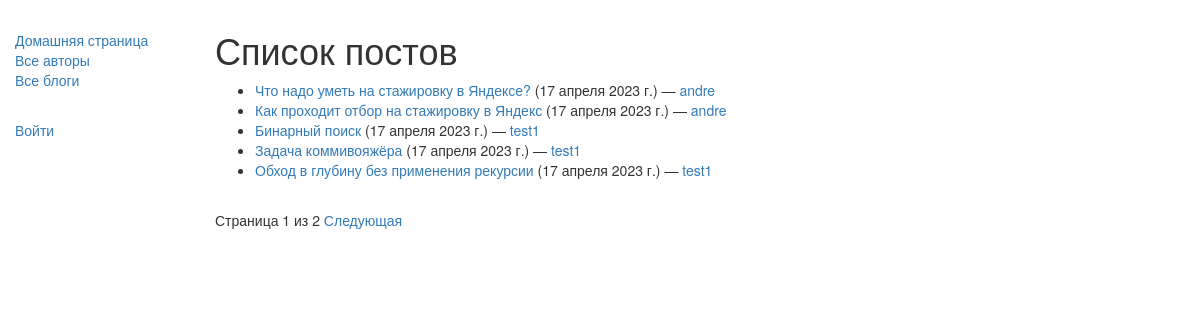
/blog/blogs/, run on the app's committed database.
### blog/models.py (models this page shows, shortened)
class Post(models.Model):
    title = models.CharField(max_length=70, verbose_name='Заголовок')
    author = models.ForeignKey(User, on_delete=models.SET_NULL, null=True)
    description = models.TextField(max_length=2000, help_text='Введите текст поста', verbose_name='Содержание')
    date_of_post = models.DateField(auto_now_add=True)
    class Meta:
        ordering = ['date_of_post', 'title']
        verbose_name = 'Публикация'
    def get_absolute_url(self):
        return reverse('post-detail', args=[str(self.id)])

### blog/views.py (the view)
# urls.py: path('blogs/', views.PostListView.as_view(), name='blogs'),
class PostListView(generic.ListView):
    model = Post
    paginate_by = 5
    def get_queryset(self):
        return Post.objects.order_by('-date_of_post').all()

### blog/models.py (called while the page is built)
    def get_absolute_url(self):
        return reverse('author-detail', args=[str(self.user.id)])

### blog/templates/blog/post_list.html
{% extends "base_generic.html" %}
{% block content %}
    <h1>Список постов</h1>
    {% if post_list %}
    <ul>
      {% for post in post_list %}
      <li>
        <a href="{{ post.get_absolute_url }}">{{ post.title }}</a> ({{ post.date_of_post }}) — <a href="{{ post.author.author.get_absolute_url }}">{{ post.author }}</a>
      </li>
      {% endfor %}
    </ul>
    {% else %}
      <p>Постов нет.</p>
    {% endif %}
{% endblock %}

### blog/templates/base_generic.html (shortened to what this page needs)
<!DOCTYPE html>
<html lang="en">
<head>
  <link rel="stylesheet" href="https://maxcdn.bootstrapcdn.com/bootstrap/3.3.7/css/bootstrap.min.css">
  {% load static %}
  <link rel="stylesheet" href="{% static 'css/styles.css' %}">
</head>
<body>
  <div class="container-fluid">
    <div class="row">
      <div class="col-sm-2">
      {% block sidebar %}
      <ul class="sidebar-nav">
          <li><a href="{% url 'index' %}">Домашняя страница</a></li>
          <li><a href="{% url 'bloggers' %}">Все авторы</a></li>
          <li><a href="{% url 'blogs' %}">Все блоги</a></li>
          <p>&nbsp;</p>
          {% if user.is_authenticated %}
            <p>Пользователь: {{ user.get_username }}</p>
            <p><a href="{% url 'logout' %}?next={{request.path}}">Выйти</a></p>
            <hr>
            <p><a href="{% url 'post-create' %}">Создать публикацию</a></p>
          {% else %}
            <p><a href="{% url 'login' %}?next={{request.path}}">Войти</a></p>
          {% endif %}
      </ul>
     {% endblock %}
      </div>
      <div class="col-sm-10 ">
      {% block content %}{% endblock %}
      {% block pagination %}
        {% if is_paginated %}
            <div class="pagination">
                <span class="page-links">
                    <span class="page-current">
                        Страница {{ page_obj.number }} из {{ page_obj.paginator.num_pages }}
                    </span>
                    {% if page_obj.has_next %}
                        <a href="{{ request.path }}?page={{ page_obj.next_page_number }}">Следующая</a>
                    {% endif %}
                </span>
            </div>
        {% endif %}
      {% endblock %}
      </div>
    </div>
  </div>
</body>
</html>

### blog/static/styles.css (style rules this page uses)
.sidebar-nav { margin-top: 20px; padding: 0; list-style: none; }

### data on the page
Post: title "Что надо уметь на стажировку в Яндексе?", date_of_post "17 апреля 2023 г.", author "andre"
Post: title "Как проходит отбор на стажировку в Яндекс", date_of_post "17 апреля 2023 г.", author "andre"
Post: title "Бинарный поиск", date_of_post "17 апреля 2023 г.", author "test1"
Post: title "Задача коммивояжёра", date_of_post "17 апреля 2023 г.", author "test1"
Post: title "Обход в глубину без применения рекурсии", date_of_post "17 апреля 2023 г.", author "test1"

### other printed values
{{ page_obj.number }} "1"
{{ page_obj.paginator.num_pages }} "2"
